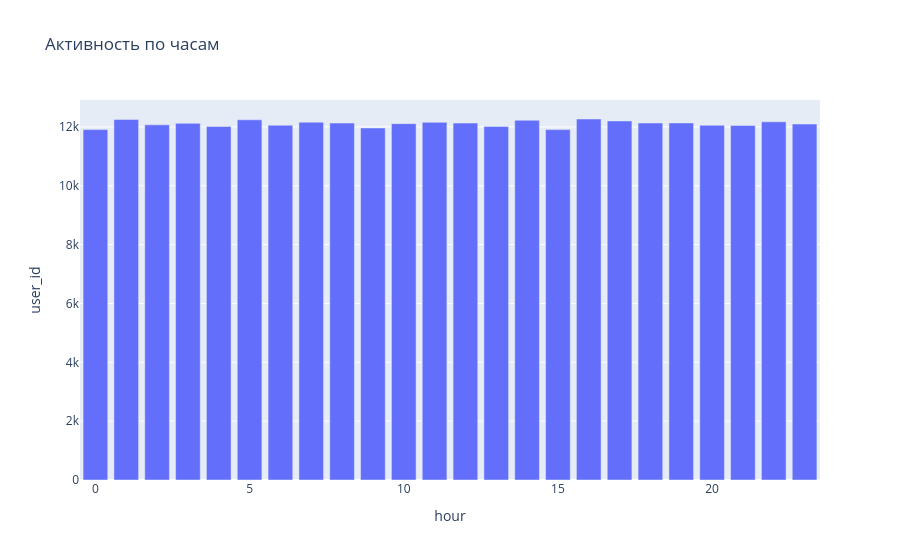

The code cell stored with this chart in its notebook:
### Markdown cell above
особого тренда нет. конверсия обеих групп держится в районе 11–12.5%.

рассмотрим по часам

### Code cell
df['hour'] = df['timestamp'].dt.hour
hourly = df.groupby('hour', as_index=False)['user_id'].count()
px.bar(hourly, x='hour', y='user_id', title='Активность по часам').show()

### Figure 1 — Plotly figure (JSON) as saved in the notebook; plotly's stock layout.template omitted (floating-point values rounded to 4 significant figures)
{"data": [{"hovertemplate": "hour=%{x}<br>user_id=%{y}<extra></extra>", "legendgroup": "", "marker": {"color": "#636efa", "pattern": {"shape": ""}}, "name": "", "orientation": "v", "showlegend": false, "textposition": "auto", "type": "bar", "x": [0, 1, 2, 3, 4, 5, 6, 7, 8, 9, 10, 11, 12, 13, 14, 15, 16, 17, 18, 19, 20, 21, 22, 23], "xaxis": "x", "y": [11908, 12250, 12070, 12121, 12013, 12242, 12058, 12161, 12131, 11965, 12111, 12157, 12130, 12015, 12227, 11908, 12269, 12203, 12134, 12135, 12057, 12049, 12173, 12098], "yaxis": "y"}], "layout": {"barmode": "relative", "legend": {"tracegroupgap": 0}, "title": {"text": "Активность по часам"}, "xaxis": {"anchor": "y", "domain": [0, 1], "title": {"text": "hour"}}, "yaxis": {"anchor": "x", "domain": [0, 1], "title": {"text": "user_id"}}}}
